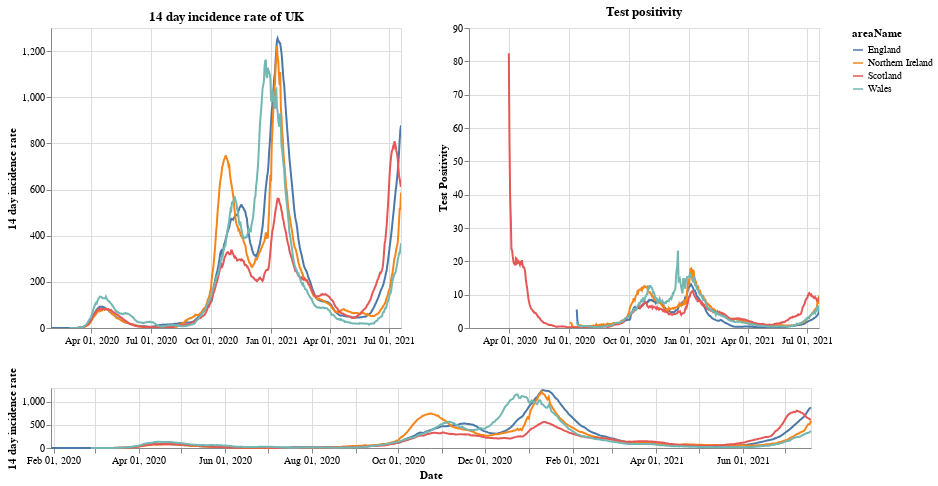

Notebook code cell kept with this figure:
### Markdown cell above
# Plots

First a plot with each country in the UK. The top right shows the positivity rate for (which is the percentage of registered tests which were positive) while the top left is the 14 day incidence rate. The bottom chart can be used to select the timeframe (does not work on a mobile device).

### Code cell
#collapse
brush = alt.selection(type='interval', name='DateBrush',encodings=['x'],fields=['Time'])
leg_selection = alt.selection_multi(fields=['areaName'], bind='legend')

base = alt.Chart(uk_cases).mark_line().encode(
    x=alt.X("yearmonthdate(date):T", axis=alt.Axis(title='Date')),
    y=alt.Y("twoWeeklyCasesRate:Q", axis=alt.Axis(title='14 day incidence rate')),
    tooltip=['areaName', 'date','twoWeeklyCasesRate', 'testPositivity'],
    color='areaName',
    opacity=alt.condition(leg_selection, alt.value(2), alt.value(0.1))
).add_selection(leg_selection).properties(width=350)

upper = base.encode(alt.X('yearmonthdate(date):T', axis=alt.Axis(title=''),
                         scale=alt.Scale(domain=brush))
                   ).properties(title=f'14 day incidence rate of UK')
upper_right = upper.encode(alt.Y('testPositivity:Q', axis=alt.Axis(title='Test Positivity'))).properties(title='Test positivity')
lower = base.properties(height=60, width = 760).add_selection(brush)

(upper | upper_right) & lower

### Figure 1 — Vega-Lite specification as saved in the notebook (floating-point values rounded to 4 significant figures; data arrays with more than 128 entries replaced by an {"elided": "..."} marker saying what was removed)
{"config": {"view": {"continuousWidth": 400, "continuousHeight": 300}}, "vconcat": [{"hconcat": [{"mark": "line", "encoding": {"color": {"type": "nominal", "field": "areaName"}, "opacity": {"condition": {"value": 2, "selection": "selector001"}, "value": 0.1}, "tooltip": [{"type": "nominal", "field": "areaName"}, {"type": "temporal", "field": "date"}, {"type": "quantitative", "field": "twoWeeklyCasesRate"}, {"type": "quantitative", "field": "testPositivity"}], "x": {"type": "temporal", "axis": {"title": ""}, "field": "date", "scale": {"domain": {"selection": "DateBrush"}}, "timeUnit": "yearmonthdate"}, "y": {"type": "quantitative", "axis": {"title": "14 day incidence rate"}, "field": "twoWeeklyCasesRate"}}, "selection": {"selector001": {"type": "multi", "fields": ["areaName"], "bind": "legend"}}, "title": "14 day incidence rate of UK", "width": 350}, {"mark": "line", "encoding": {"color": {"type": "nominal", "field": "areaName"}, "opacity": {"condition": {"value": 2, "selection": "selector001"}, "value": 0.1}, "tooltip": [{"type": "nominal", "field": "areaName"}, {"type": "temporal", "field": "date"}, {"type": "quantitative", "field": "twoWeeklyCasesRate"}, {"type": "quantitative", "field": "testPositivity"}], "x": {"type": "temporal", "axis": {"title": ""}, "field": "date", "scale": {"domain": {"selection": "DateBrush"}}, "timeUnit": "yearmonthdate"}, "y": {"type": "quantitative", "axis": {"title": "Test Positivity"}, "field": "testPositivity"}}, "selection": {"selector001": {"type": "multi", "fields": ["areaName"], "bind": "legend"}}, "title": "Test positivity", "width": 350}]}, {"mark": "line", "encoding": {"color": {"type": "nominal", "field": "areaName"}, "opacity": {"condition": {"value": 2, "selection": "selector001"}, "value": 0.1}, "tooltip": [{"type": "nominal", "field": "areaName"}, {"type": "temporal", "field": "date"}, {"type": "quantitative", "field": "twoWeeklyCasesRate"}, {"type": "quantitative", "field": "testPositivity"}], "x": {"type": "temporal", "axis": {"title": "Date"}, "field": "date", "timeUnit": "yearmonthdate"}, "y": {"type": "quantitative", "axis": {"title": "14 day incidence rate"}, "field": "twoWeeklyCasesRate"}}, "height": 60, "selection": {"selector001": {"type": "multi", "fields": ["areaName"], "bind": "legend"}, "DateBrush": {"type": "interval", "encodings": ["x"], "fields": ["Time"]}}, "width": 760}], "data": {"name": "data-6bdc0b8feb7a8fdcdbaca40058c9c31e"}, "$schema": "https://vega.github.io/schema/vega-lite/v4.8.1.json", "datasets": {"data-6bdc0b8feb7a8fdcdbaca40058c9c31e": {"elided": "2056 records"}}}
